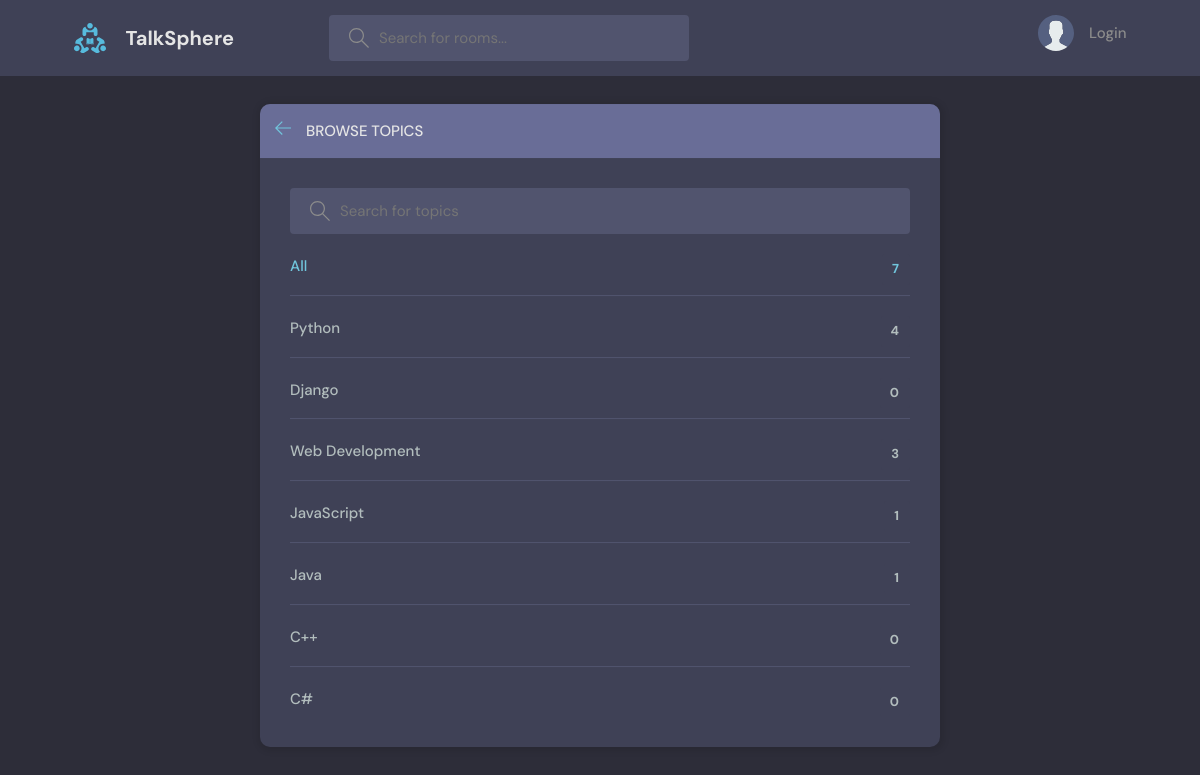
The page /topics/ on the database as committed earlier.
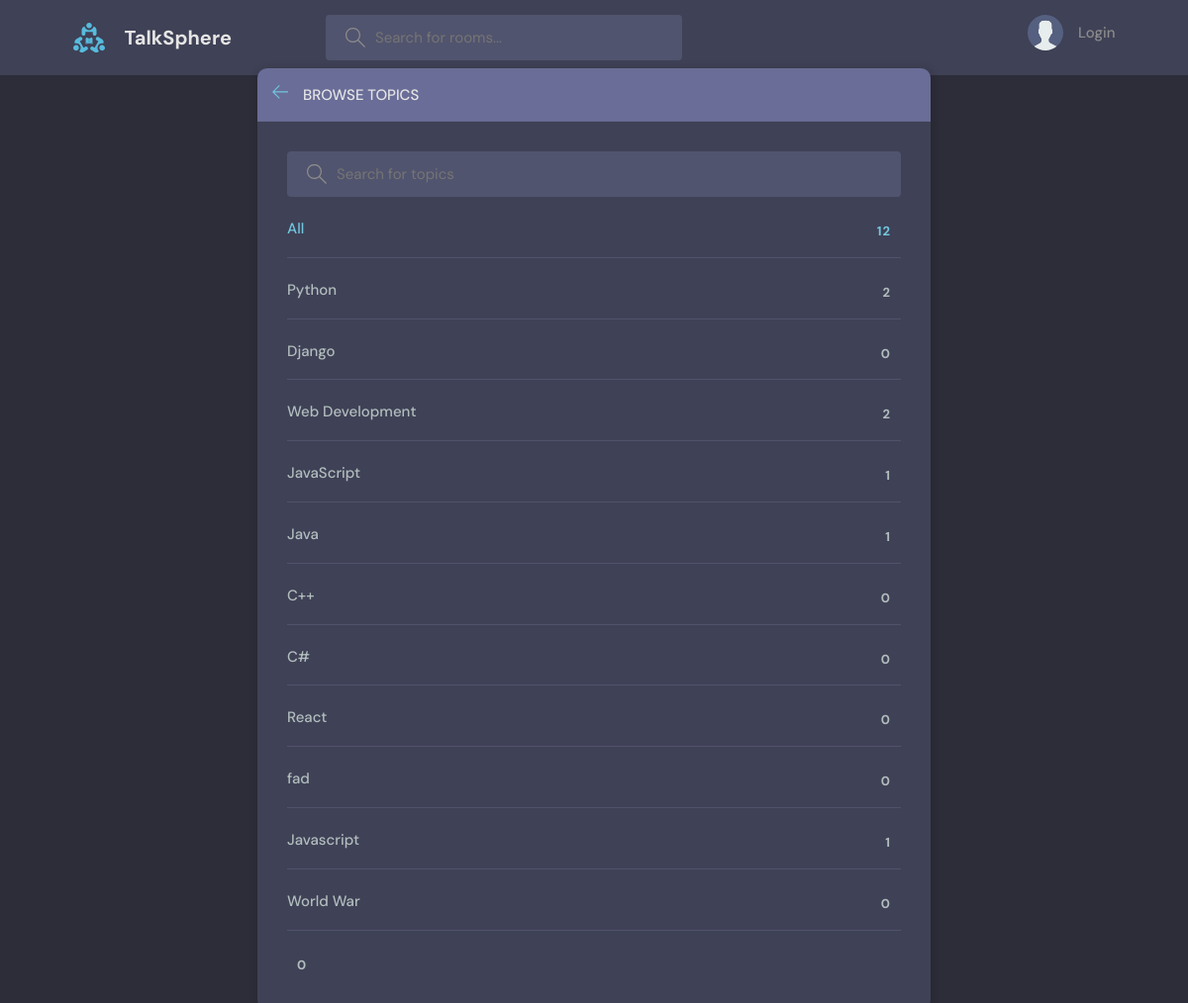
The same page on the database as committed later.
### base/models.py (models this page shows, shortened)
class Topic(models.Model):
    name = models.CharField(max_length=200)

### base/views.py (the view)
# urls.py: path("topics/",views.topicsPage, name="topics"),
def topicsPage(request):
    q = request.GET.get('q') if request.GET.get('q') != None else ''
    topics = Topic.objects.filter(name__icontains=q)
    return render(request, 'base/topics.html', {'topics': topics})

### base/templates/base/topics.html (shortened to what this page needs)
{% extends 'main.html' %}
{% block content %}
<main class="create-room layout">
  <div class="container">
    <div class="layout__box">
      <div class="layout__boxHeader">
        <div class="layout__boxTitle">
          <a href="{% url 'home' %}">
            <svg version="1.1" xmlns="http://www.w3.org/2000/svg" width="32" height="32" viewBox="0 0 32 32">
              <title>arrow-left</title>
              <path
                d="M13.723 2.286l-13.723 13.714 13.719 13.714 1.616-1.611-10.96-10.96h27.625v-2.286h-27.625l10.965-10.965-1.616-1.607z"
              ></path>
            </svg>
          </a>
          <h3>Browse Topics</h3>
        </div>
      </div>
      <div class="topics-page layout__body">
        <form action="" method="GET" class="header__search">
          <label>
            <input name="q" placeholder="Search for topics" />
          </label>
        </form>
        <ul class="topics__list">
          <li>
            <a href="{% url 'topics' %}" class="active">All <span>{{ topics.count }}</span></a>
          </li>
          {% for topic in topics %}
          <li>
            <a href="{% url 'home' %}?q={{topic.name}}">{{ topic.name }}<span>{{topic.room_set.all.count}}</span></a>
          </li>
          {% endfor %}
        </ul>
      </div>
    </div>
  </div>
</main>
{% endblock content %}

### templates/main.html (shortened to what this page needs)
<!DOCTYPE html>
{% load static %}
<html lang="en">
  <head>
    <link rel="stylesheet" href="{% static 'styles/style.css' %}" />
  </head>
  <body>
    {% include 'navbar.html' %}
    {% block content %}
    {% endblock %}
  </body>
</html>

### templates/navbar.html (shortened to what this page needs)
{% load static %}
<header class="header header--loggedIn">
    <div class="container">
      <a href="{% url 'home' %}" class="header__logo">
        <img src="{% static 'images/logo.svg' %}" />
        <h1>TalkSphere</h1>
      </a>
      <form class="header__search" method="GET" action="{% url 'home' %}">
        <label>
          <input name="q" placeholder="Search for rooms..." />
        </label>
      </form>
      <nav class="header__menu">
        {% if request.user.is_authenticated %}
        <div class="header__user">
          <a href="{% url 'update-user' %}">
            <div class="avatar avatar--medium active">
              <img src="{% static 'images/avatar.svg' %}" />
            </div>
            <p>{{ request.user.username }}<span>@{{request.user.username}}</span></p>
          </a>
          <button class="dropdown-button">
            <svg version="1.1" xmlns="http://www.w3.org/2000/svg" width="32" height="32" viewBox="0 0 32 32">
              <title>chevron-down</title>
              <path d="M16 21l-13-13h-3l16 16 16-16h-3l-13 13z"></path>
            </svg>
          </button>
        </div>
        {% else %}
        <a href="{% url 'login' %}">
          <img src="{% static 'images/avatar.svg' %}" />
          <p>Login</p>
        </a>
        {% endif %}
      </nav>
    </div>
  </header>

### static/styles/style.css (style rules this page uses)
:root { --color-main: #71c6dd; --color-main-light: #e1f6fb; --color-dark: #3f4156; --color-dark-medium: #51546e; --color-dark-light: #696d97; --color-light: #e5e5e5; --color-gray: #8b8b8b; --color-light-gray: #b2bdbd; --color-bg: #2d2d39; --color-success: #5dd693; --color-error: #fc4b0b; }
* { font-family: "DM Sans", -apple-system, BlinkMacSystemFont, "Segoe UI", Roboto, Oxygen, Ubuntu, Cantarell, "Open Sans", "Helvetica Neue", sans-serif; margin: 0; padding: 0; box-sizing: border-box; text-rendering: optimizeLegibility; font-size: inherit; }
html { font-size: 56.25%; }
@media only screen and (min-width: 1200px) { html { font-size: 62.5%; } }
body { line-height: 1.6; font-weight: 400; font-size: 1.5rem; color: var(--color-light-gray); background-color: var(--color-bg); min-height: 100vh; }
img { width: 100%; }
a { display: inline-block; color: var(--color-main); text-decoration: none; }
.container { max-width: 120rem; width: 90%; margin: auto; }
.header { padding: 1.5rem; background-color: var(--color-dark); }
.header > .container { display: flex; gap: 9.5rem; }
.header__logo, .header__user { display: flex; gap: 2rem; align-items: center; }
.header__logo > img { height: 3.2rem; width: 3.2rem; }
.header__logo > h1 { font-weight: 700; font-size: 2rem; color: var(--color-light); }
.header__search > label { background-color: var(--color-dark-medium); padding: 1.3rem 1rem; display: flex; align-items: center; gap: 1rem; border-radius: 4px; }
.header__search svg { fill: var(--color-gray); width: 2rem; height: 2rem; margin-left: 1rem; }
.header__search input { width: 30rem; background: transparent; border: none; outline: none; color: var(--color-light); }
.header__menu { margin-left: auto; position: relative; }
.header__menu a { display: flex; gap: 1.5rem; align-items: center; font-weight: 500; text-decoration: none; color: var(--color-gray); }
.header__menu img { height: 3.6rem; }
.header__menu p { line-height: 1.2; }
.layout { margin-top: 2.4rem; }
.layout > .container { display: flex; justify-content: space-between; align-items: flex-start; }
.layout__box { width: 90%; max-width: 48rem; min-height: 40rem; position: absolute; top: 50%; left: 50%; transform: translate(-50%, -46%); background-color: var(--color-dark); border-radius: 1rem; box-shadow: 1px 1px 6px 3px rgba(0, 0, 0, 0.1); overflow: hidden; }
.layout__boxHeader { display: flex; padding: 1.5rem; background-color: var(--color-dark-light); }
.layout__boxTitle { display: flex; gap: 1.5rem; align-items: center; }
.layout__boxTitle h3 { text-transform: uppercase; font-weight: 500; color: var(--color-light); }
.layout__boxTitle svg { width: 1.6rem; height: 1.6rem; fill: var(--color-main); }
.layout__body { margin: 3rem; }
.topics__list { list-style: none; }
.topics__list li a { display: flex; justify-content: space-between; margin-bottom: 3rem; font-weight: 500; color: var(--color-light-gray); transition: all 0.3s ease-in-out; }
.topics__list li a.active, .topics__list li a:hover { color: var(--color-main); }
.topics__list li a span { padding: 0.5rem 1rem; background-color: var(--color-dark); border-radius: 3px; font-size: 1.3rem; font-weight: 700; letter-spacing: 1px; }
.topics-page .topics__list li:not(:last-child) a { margin: 2rem 0; padding-bottom: 1rem; text-decoration: none; border-bottom: 1px solid var(--color-dark-medium); }
.topics-page .header__search { display: block; }
.create-room.layout .layout__box { max-width: 68rem; }

Rows that differ between the two databases and show on the page:
computed for Topic "Python": room_set.all.count "4" → "2"
computed for Topic "Web Development": room_set.all.count "3" → "2"
added Topic: name "React", room_set.all.count "0"
added Topic: name "fad", room_set.all.count "0"
added Topic: name "Javascript", room_set.all.count "1"
added Topic: name "World War", room_set.all.count "0"
added Topic: room_set.all.count "0"
Other text that changed with them:
{{ topics.count }}: "7" → "12"
